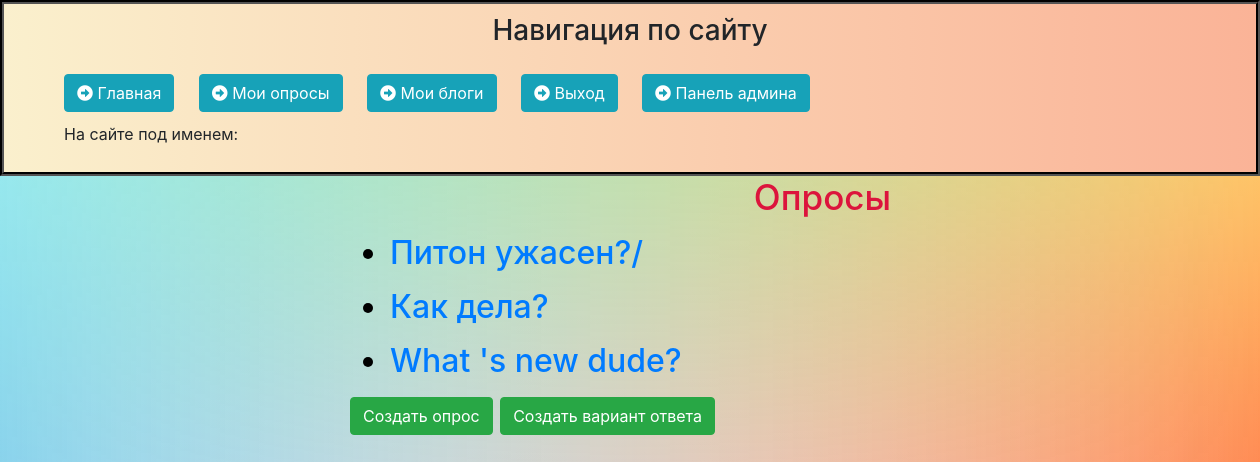
/polls/, run on an earlier commit of the app's database.
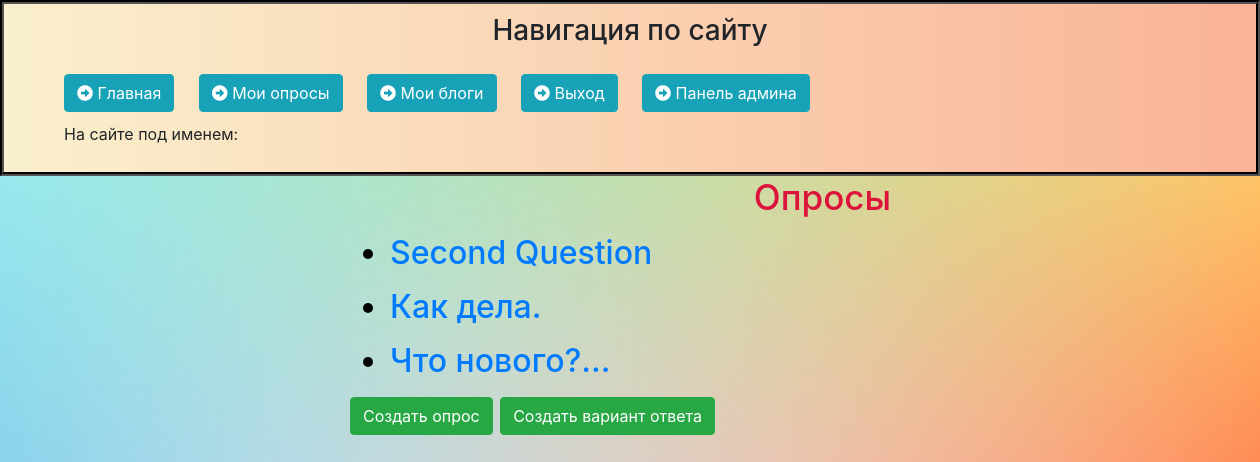
And on a later commit of the database.
### polls/models.py (models this page shows, shortened)
class Question(models.Model):
    question_text = models.CharField(max_length=200)
    pub_date = models.DateTimeField(default=timezone.now(), verbose_name="Time published")

### polls/views.py (the view)
# urls.py: path('', views.index, name='home'),
def index(request):
    latest_question_list = Question.objects.order_by('-pub_date')[:10]
    template = loader.get_template('polls/index.html')
    output = ', '.join([q.question_text for q in latest_question_list])
    context = {
       'latest_question_list': latest_question_list,
    }
    return render(request, 'polls/index.html', context)

### polls/templates/polls/index.html (shortened to what this page needs)
{% extends 'polls/layout.html' %}
{% block content %}
    <div class="INDEX">
        <h1>
            <p align="center" style="color:#DC143C; font-size:35px">
            Опросы
        </h1>
        <h2>
        {% if latest_question_list %}
            <ul>
            {% for question in latest_question_list %}
               <p align="left" style="color:#DC143C; font-size:35px">
               <p><li><a href="{% url 'polls:detail' question.id %}">{{ question.question_text }}<br></a></li></p>
            {% endfor %}
            </ul>
            <h3>
                <button class="btn btn-success"
                        onclick="document.location='create'">Создать опрос</button>
                <button class="btn btn-success"
                        onclick="document.location='create_choice'">Создать вариант ответа</button>
            </h3>
            {% else %}
        </h2>
            <p>Нет доступных опросов.</p>
        {% endif %}
    </div>
{% endblock %}

### polls/templates/polls/layout.html (shortened to what this page needs)
{% load static %}
<!DOCTYPE html>
<html lang="en">
<head>
    <link rel="stylesheet" href="https://stackpath.bootstrapcdn.com/bootstrap/4.5.2/css/bootstrap.min.css">
    <link rel="stylesheet" href="{% static 'polls/static/polls/style.css' %}">
    <link rel="stylesheet" href="https://use.fontawesome.com/releases/v5.8.2/css/all.css">
</head>
<body>
<div class="bdy">
        <h3><p align="center">Навигация по сайту</h3>
        <ul>
            <a class="btn btn-info" style="margin:10px" onclick="document.location='../../main'"><i class="fas fa-arrow-alt-circle-right"></i> Главная</a>
            <a class="btn btn-info" style="margin:10px" onclick="document.location='../../polls/'"><i class="fas fa-arrow-alt-circle-right"></i> Мои опросы   </a>
            <a class="btn btn-info" style="margin:10px"  onclick="document.location='../../blogs/'"><i class="fas fa-arrow-alt-circle-right"></i> Мои блоги</a>
            <a class="btn btn-info" style="margin:10px" onclick="document.location='../../logout'"><i class="fas fa-arrow-alt-circle-right"></i> Выход</a>
            <a class="btn btn-info" style="margin:10px" onclick="document.location='../../admin/'"><i class="fas fa-arrow-alt-circle-right"></i> Панель админа</a><br>
            <a style="font: normal small-caps 30px; margin:10px"> На сайте под именем: {{ user.username }} </a>
        </ul>
    </div>
    <main>
    {% block content %}
    {% endblock %}
    </main>
</body>
</html>

### polls/static/polls/style.css (style rules this page uses)
main .INDEX { color: black; margin-left: 350px; width: 75%; }

### polls/templates/polls/layout.html (style rules this page uses)
.bdy { border: 4px groove black; background: linear-gradient(90deg, #faf0cd, #fab397); padding: 10px; }

### polls/templates/polls/index.html (style rules this page uses)
BODY { background-blend-mode: screen; background: linear-gradient(limegreen, transparent), linear-gradient(90deg, skyblue, transparent), linear-gradient(-90deg, coral, transparent); }

What changed in the data, as far as the page shows it:
removed Question: question_text "Питон ужасен?/"
added Question: question_text "Second Question"
changed Question: question_text "Как дела?" → "Как дела."
changed Question: question_text "What 's new dude?" → "Что нового?..."
